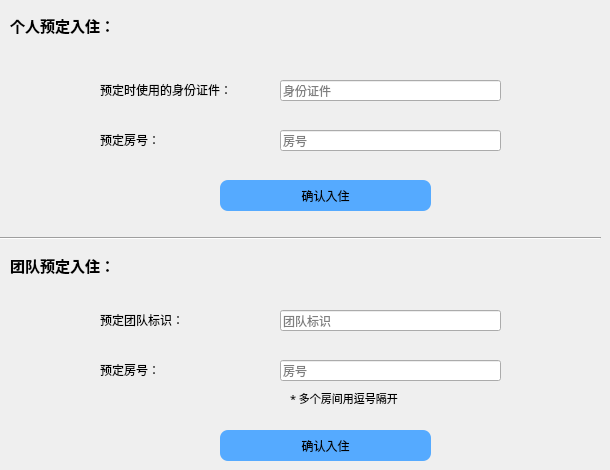
      <widget class="QWidget" name="page_10">
       <widget class="Line" name="line_6">
        <property name="geometry">
         <rect>
          <x>0</x>
          <y>230</y>
          <width>601</width>
          <height>16</height>
         </rect>
        </property>
        <property name="orientation">
         <enum>Qt::Horizontal</enum>
        </property>
       </widget>
       <widget class="QLabel" name="label_46">
        <property name="geometry">
         <rect>
          <x>10</x>
          <y>10</y>
          <width>171</width>
          <height>31</height>
         </rect>
        </property>
        <property name="font">
         <font>
          <family>FontAwesome</family>
          <pointsize>11</pointsize>
          <weight>75</weight>
          <bold>true</bold>
         </font>
        </property>
        <property name="text">
         <string>个人预定入住：</string>
        </property>
       </widget>
       <widget class="QLabel" name="label_47">
        <property name="geometry">
         <rect>
          <x>10</x>
          <y>250</y>
          <width>131</width>
          <height>31</height>
         </rect>
        </property>
        <property name="font">
         <font>
          <family>FontAwesome</family>
          <pointsize>11</pointsize>
          <weight>75</weight>
          <bold>true</bold>
         </font>
        </property>
        <property name="text">
         <string>团队预定入住：</string>
        </property>
       </widget>
       <widget class="QLabel" name="label_48">
        <property name="geometry">
         <rect>
          <x>100</x>
          <y>70</y>
          <width>191</width>
          <height>40</height>
         </rect>
        </property>
        <property name="styleSheet">
         <string notr="true">font: 9pt &quot;FontAwesome&quot;;</string>
        </property>
        <property name="text">
         <string>预定时使用的身份证件：</string>
        </property>
       </widget>
       <widget class="QLineEdit" name="cid_rtc">
        <property name="geometry">
         <rect>
          <x>280</x>
          <y>80</y>
          <width>221</width>
          <height>21</height>
         </rect>
        </property>
        <property name="placeholderText">
         <string>身份证件</string>
        </property>
       </widget>
       <widget class="QLabel" name="label_49">
        <property name="geometry">
         <rect>
          <x>100</x>
          <y>120</y>
          <width>191</width>
          <height>40</height>
         </rect>
        </property>
        <property name="styleSheet">
         <string notr="true">font: 9pt &quot;FontAwesome&quot;;</string>
        </property>
        <property name="text">
         <string>预定房号：</string>
        </property>
       </widget>
       <widget class="QLineEdit" name="crid_rtc">
        <property name="geometry">
         <rect>
          <x>280</x>
          <y>130</y>
          <width>221</width>
          <height>21</height>
         </rect>
        </property>
        <property name="placeholderText">
         <string>房号</string>
        </property>
       </widget>
       <widget class="QLineEdit" name="tid_rtc">
        <property name="geometry">
         <rect>
          <x>280</x>
          <y>310</y>
          <width>221</width>
          <height>21</height>
         </rect>
        </property>
        <property name="placeholderText">
         <string>团队标识</string>
        </property>
       </widget>
       <widget class="QLabel" name="label_50">
        <property name="geometry">
         <rect>
          <x>100</x>
          <y>300</y>
          <width>191</width>
          <height>40</height>
         </rect>
        </property>
        <property name="styleSheet">
         <string notr="true">font: 9pt &quot;FontAwesome&quot;;</string>
        </property>
        <property name="text">
         <string>预定团队标识：</string>
        </property>
       </widget>
       <widget class="QLineEdit" name="trid_rtc">
        <property name="geometry">
         <rect>
          <x>280</x>
          <y>360</y>
          <width>221</width>
          <height>21</height>
         </rect>
        </property>
        <property name="placeholderText">
         <string>房号</string>
        </property>
       </widget>
       <widget class="QLabel" name="label_51">
        <property name="geometry">
         <rect>
          <x>100</x>
          <y>350</y>
          <width>191</width>
          <height>40</height>
         </rect>
        </property>
        <property name="styleSheet">
         <string notr="true">font: 9pt &quot;FontAwesome&quot;;</string>
        </property>
        <property name="text">
         <string>预定房号：</string>
        </property>
       </widget>
       <widget class="QLabel" name="label_52">
        <property name="geometry">
         <rect>
          <x>290</x>
          <y>390</y>
          <width>211</width>
          <height>16</height>
         </rect>
        </property>
        <property name="font">
         <font>
          <family>新宋体</family>
          <pointsize>8</pointsize>
         </font>
        </property>
        <property name="text">
         <string>* 多个房间用逗号隔开</string>
        </property>
       </widget>
       <widget class="QPushButton" name="commitrtcC">
        <property name="geometry">
         <rect>
          <x>220</x>
          <y>180</y>
          <width>211</width>
          <height>31</height>
         </rect>
        </property>
        <property name="styleSheet">
         <string notr="true">#commitrtcC{background:rgb(85, 170, 255);
border-radius:8px}
#commitrtcC:hover
{
background:#CCFF99
}</string>
        </property>
        <property name="text">
         <string>确认入住</string>
        </property>
       </widget>
       <widget class="QPushButton" name="commitrtcT">
        <property name="geometry">
         <rect>
          <x>220</x>
          <y>430</y>
          <width>211</width>
          <height>31</height>
         </rect>
        </property>
        <property name="styleSheet">
         <string notr="true">#commitrtcT{background:rgb(85, 170, 255);
border-radius:8px}
#commitrtcT:hover
{
background:#CCFF99
}</string>
        </property>
        <property name="text">
         <string>确认入住</string>
        </property>
       </widget>
      </widget>
